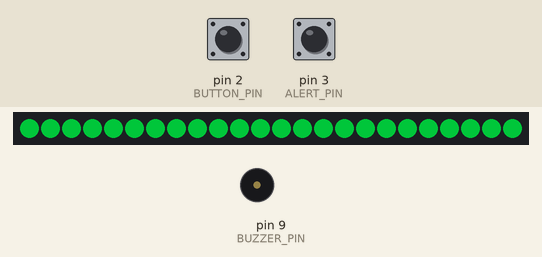
Recording of a sketch running on a simulated Arduino Uno, built with avr-gcc and run on an emulated ATmega328P. Shown: 24 RGB LEDs in strip order, left to right, buzzer (waves = sounding). The inputs (shaded band) are chosen by the test bench; at power-on: pin 3 (ALERT_PIN) HIGH, pin 2 (BUTTON_PIN) HIGH. Dim RGB values are drawn brighter than linear; random numbers use the default seed unless the sketch sets one.

Above: at 2.94 s.
3.2 s: pin 3 (ALERT_PIN) pulled LOW for 3.2 s
At 4.6 s:
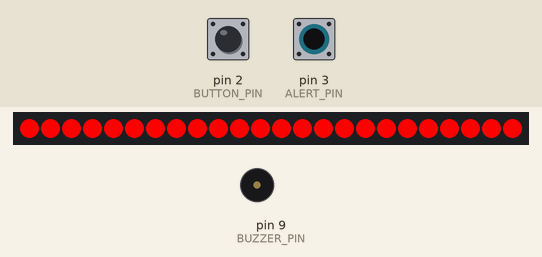
7.0 s: pin 3 (ALERT_PIN) pulled LOW for 3.2 s
At 8.13 s:
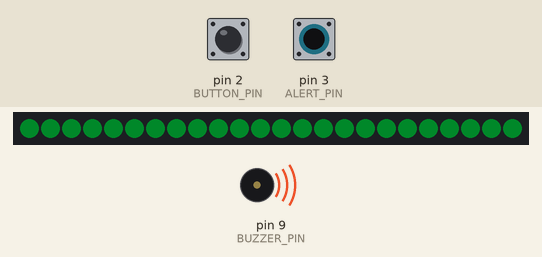
10.8 s: pin 2 (BUTTON_PIN) pulled LOW for 0.15 s
At 12.2 s:
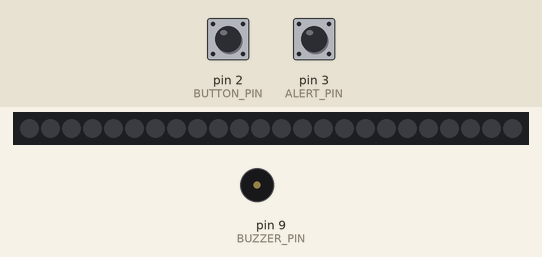
13.9 s: pin 2 (BUTTON_PIN) pulled LOW for 1 s
At 14.4 s:
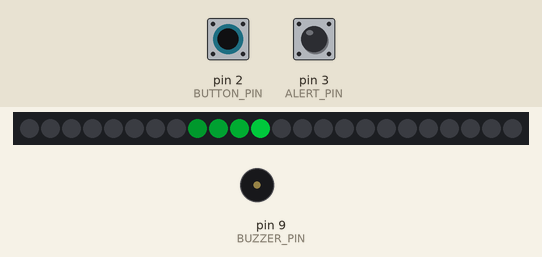
Timing chart, 0 to 16.5 s (numbered marks = the images above; inputs shaded):
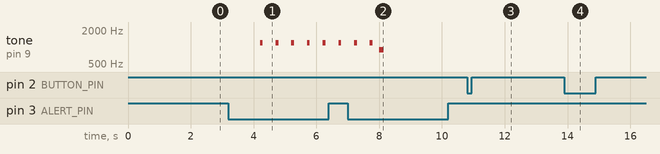

The sketch:

MultiEffects.ino
```cpp
/*
 * Multi-Effekt LED Controller fuer MJOLNIR Armor
 *
 * Unterstuetzte Effekte (per Taster umschaltbar):
 *   0 = Static Glow (konstant)
 *   1 = Breathing (sinusfoermig)
 *   2 = Heartbeat (doppelpuls)
 *   3 = Chase (Lauflicht)
 *   4 = Idle Flicker (subtile Variation)
 *
 * Show + Praxis (Spec: docs/superpowers/specs/2026-10-30-show-praxis-module-design.md):
 *   Shield-Hit:    4x TP223 kapazitive Sensoren unter dem Foam. Beruehrung ->
 *                  2x cyan-weisser Blitz + Zap-Ton. 3 Treffer in 10 s ->
 *                  "Schild leer": rotes Flackern + tiefer Ton.
 *   Handler-Alert: Taster an D3 >= 1 s halten -> alle LEDs rot, 2 Hz, Piep-
 *                  Muster. Nochmal >= 1 s halten -> aus. Autark ohne Pi.
 *
 * Verkabelung:
 *   LED Data     -> Pin 5 (ueber 330 Ohm Widerstand)
 *   Modus-Taster -> Pin 2 (gegen GND, interner Pull-Up)
 *   TP223        -> Pins 4 (Brust), 6 (Ruecken), 7 (Schulter L), 8 (Schulter R)
 *                   Ausgang HIGH bei Beruehrung. Nur aktiv mit TOUCH_ENABLED 1
 *                   (Standard 0): offene Eingaenge floaten und loesen sonst
 *                   zufaellige Treffer aus. Der AVR hat keine internen
 *                   Pulldowns - jeder nicht bestueckte Sensor-Pin braucht
 *                   10 kOhm nach GND, bevor TOUCH_ENABLED auf 1 gesetzt wird.
 *   Alert-Taster -> Pin 3 (gegen GND, interner Pull-Up)
 *   Buzzer       -> Pin 9 (passiver Piezo, Plus-Seite, ueber 100 Ohm)
 *   +5V/GND      -> LED Strip Power (1000 uF Elko!)
 *
 * Anpassen: LED_COUNT, LED_PIN, BUTTON_PIN, Farbe (HUE)
 */

#include <Adafruit_NeoPixel.h>

#define LED_PIN     5
#define LED_COUNT   24
#define BUTTON_PIN  2
#define ALERT_PIN   3
#define BUZZER_PIN  9
#define NUM_MODES   5
#define DEBOUNCE_MS 50    // laenger als Kontaktprellen, kuerzer als der 200-ms-Puls vom Pi
#define BRIGHTNESS  128   // 50% = guter Convention-Wert (0-255)
#define TOUCH_ENABLED 0   // 1 = Shield-Hit-Sensoren auswerten (siehe Verkabelung oben)

// Farbe: Gruen-Cyan (MJOLNIR Tech-Glow)
#define COLOR_R  0
#define COLOR_G  200
#define COLOR_B  60

// TP223-Sensoren: Brust, Ruecken, Schulter links, Schulter rechts
const uint8_t TOUCH_PINS[4] = {4, 6, 7, 8};
const unsigned long HIT_WINDOW_MS = 10000;  // 3 Treffer in 10 s = Schild leer
const unsigned long ALERT_HOLD_MS = 1000;   // 1 s halten schaltet den Alarm

Adafruit_NeoPixel strip(LED_COUNT, LED_PIN, NEO_GRB + NEO_KHZ800);

uint8_t currentMode = 1;  // Start mit Breathing
bool lastButtonState = HIGH;
unsigned long lastDebounce = 0;

uint8_t hitCount = 0;
unsigned long hitWindowStart = 0;

bool alertActive = false;
bool alertBtnPrev = HIGH;
unsigned long alertHoldStart = 0;
bool alertHoldDone = false;
unsigned long alertLastBeep = 0;
bool touchPrev[4] = {LOW, LOW, LOW, LOW};

void setup() {
  pinMode(BUTTON_PIN, INPUT_PULLUP);
  pinMode(ALERT_PIN, INPUT_PULLUP);
  for (uint8_t i = 0; i < 4; i++) {
    pinMode(TOUCH_PINS[i], INPUT);
  }
  pinMode(BUZZER_PIN, OUTPUT);
  strip.begin();
  strip.setBrightness(BRIGHTNESS);
  bootSequence();
}

void loop() {
  checkButton();
  checkAlertButton();
  if (alertActive) {
    alertEffect();
    return;                 // Alarm hat Vorrang, Treffer werden ignoriert
  }
#if TOUCH_ENABLED
  checkTouches();
#endif
  switch (currentMode) {
    case 0: staticGlow(); break;
    case 1: breathing();  break;
    case 2: heartbeat();  break;
    case 3: chase();      break;
    case 4: idleFlicker(); break;
  }
}

// --- Effekte ---

void staticGlow() {
  for (int i = 0; i < LED_COUNT; i++) {
    strip.setPixelColor(i, COLOR_R, COLOR_G, COLOR_B);
  }
  strip.show();
  delay(50);
}

void breathing() {
  float val = (sin(millis() / 1500.0) + 1.0) * 0.5;
  uint8_t br = (uint8_t)(val * 255);
  setAllColor(COLOR_R, COLOR_G, COLOR_B, br);
  delay(10);
}

// Doppelpuls als millis()-Envelope: blockiert nicht, Taster bleibt reaktiv
void heartbeat() {
  uint16_t t = millis() % 1130;
  uint8_t br;
  if      (t <  80) br = map(t,   0,  80,   0, 200);
  else if (t < 200) br = map(t,  80, 200, 200,   0);
  else if (t < 300) br = 0;
  else if (t < 380) br = map(t, 300, 380,   0, 255);
  else if (t < 530) br = map(t, 380, 530, 255,   0);
  else              br = 0;
  setAllColor(COLOR_R, COLOR_G, COLOR_B, br);
  delay(10);
}

void chase() {
  static int pos = 0;
  strip.clear();
  strip.setPixelColor(pos, COLOR_R, COLOR_G, COLOR_B);
  // Nachleuchten (Tail)
  for (int t = 1; t <= 3; t++) {
    int tailPos = (pos - t + LED_COUNT) % LED_COUNT;
    uint8_t fade = 255 / (t + 1);
    strip.setPixelColor(tailPos,
      (uint8_t)(COLOR_R * fade / 255),
      (uint8_t)(COLOR_G * fade / 255),
      (uint8_t)(COLOR_B * fade / 255));
  }
  strip.show();
  pos = (pos + 1) % LED_COUNT;
  delay(40);
}

void idleFlicker() {
  for (int i = 0; i < LED_COUNT; i++) {
    uint8_t flicker = random(230, 256);
    strip.setPixelColor(i,
      (uint8_t)(COLOR_R * flicker / 255),
      (uint8_t)(COLOR_G * flicker / 255),
      (uint8_t)(COLOR_B * flicker / 255));
  }
  strip.show();
  delay(50);
}

// --- Show + Praxis ---

// Flankenerkennung LOW->HIGH: ein langes Beruehren zaehlt nur EINEN Treffer,
// nicht einen pro loop-Durchlauf.
void checkTouches() {
  for (uint8_t i = 0; i < 4; i++) {
    bool reading = digitalRead(TOUCH_PINS[i]);
    if (reading == HIGH && touchPrev[i] == LOW) {   // neue Beruehrung (Flanke)
      unsigned long now = millis();
      if (hitCount == 0 || now - hitWindowStart > HIT_WINDOW_MS) {
        hitCount = 0;
        hitWindowStart = now;
      }
      hitCount++;
      shieldHitEffect(hitCount >= 3);
      touchPrev[i] = reading;
      return;               // ein Treffer pro Durchlauf reicht
    }
    touchPrev[i] = reading;
  }
}

// Wie delay(), fragt aber alle 5 ms Modus- und Alert-Taster ab. So geht ein
// kurzer Tastendruck (z.B. 200 ms Optokoppler-Puls vom Pi) waehrend eines
// laengeren Effekts nicht verloren. Gibt true zurueck, wenn der Alarm aktiv
// ist - der laufende Effekt soll dann sofort enden.
bool waitMs(unsigned long ms) {
  unsigned long start = millis();
  while (millis() - start < ms) {
    checkButton();
    checkAlertButton();
    if (alertActive) return true;
    delay(5);
  }
  return alertActive;
}

// Zap: 2x cyan-weisser Blitz + zwei fallende Toene. Bei depleted stattdessen
// rotes Flackern + tiefer Ton ("Schild leer"). Dauert bis ca. 1,9 s; waitMs()
// haelt Taster und Handler-Alarm waehrenddessen bedienbar.
void shieldHitEffect(bool depleted) {
  if (depleted) {
    hitCount = 0;
    for (uint8_t f = 0; f < 6; f++) {
      setAllColor(255, 0, 0, 255);
      tone(BUZZER_PIN, 300, 100);
      if (waitMs(125)) return;
      setAllColor(0, 0, 0, 0);
      if (waitMs(125)) return;
    }
    tone(BUZZER_PIN, 300, 400);
    waitMs(400);
  } else {
    for (uint8_t b = 0; b < 2; b++) {
      setAllColor(180, 255, 255, 255);
      if (waitMs(120)) return;
      setAllColor(0, 0, 0, 0);
      if (waitMs(80)) return;
    }
    tone(BUZZER_PIN, 1800, 60);
    if (waitMs(60)) return;
    tone(BUZZER_PIN, 900, 60);
    waitMs(60);
  }
}

// 1 s halten schaltet den Alarm um (Schutz vor versehentlichem Ausloesen).
void checkAlertButton() {
  bool reading = digitalRead(ALERT_PIN);
  if (reading == LOW) {
    if (alertBtnPrev == HIGH) {
      alertHoldStart = millis();
      alertHoldDone = false;
    }
    if (!alertHoldDone && millis() - alertHoldStart >= ALERT_HOLD_MS) {
      alertHoldDone = true;
      alertActive = !alertActive;
      strip.setBrightness(alertActive ? 255 : BRIGHTNESS);
      strip.clear();
      strip.show();
      tone(BUZZER_PIN, alertActive ? 1400 : 900, 150);
    }
  }
  alertBtnPrev = reading;
}

// Nicht-blockierend: 2 Hz rotes Blinken + 2 Piep-Toene pro Sekunde.
void alertEffect() {
  bool on = (millis() % 500) < 250;
  strip.setBrightness(on ? 255 : 0);
  setAllColor(255, 0, 0, on ? 255 : 0);
  if (millis() - alertLastBeep >= 500) {
    alertLastBeep = millis();
    tone(BUZZER_PIN, 1200, 90);
  }
}

// --- Boot Sequence ---

void bootSequence() {
  // Sweep von links nach rechts
  for (int i = 0; i < LED_COUNT; i++) {
    strip.setPixelColor(i, COLOR_R, COLOR_G, COLOR_B);
    strip.show();
    if (waitMs(60)) return;   // Handler-Alarm schon waehrend des Bootens moeglich
  }
  // Dreifaches Aufblitzen
  for (int b = 0; b < 3; b++) {
    strip.setBrightness(255);
    strip.show();
    if (waitMs(80)) return;
    strip.setBrightness(BRIGHTNESS);
    strip.show();
    if (waitMs(80)) return;
  }
}

// --- Hilfsfunktionen ---

void setAllColor(uint8_t r, uint8_t g, uint8_t b, uint8_t br) {
  for (int i = 0; i < LED_COUNT; i++) {
    // uint16_t: 255 * 255 passt nicht in den 16-bit-int des AVR
    strip.setPixelColor(i,
      (uint8_t)((uint16_t)r * br / 255),
      (uint8_t)((uint16_t)g * br / 255),
      (uint8_t)((uint16_t)b * br / 255));
  }
  strip.show();
}

void setAll(uint8_t br) {
  setAllColor(COLOR_R, COLOR_G, COLOR_B, br);
}

// Entprellt beide Flanken: ein Zustandswechsel gilt erst, wenn der letzte
// uebernommene Wechsel DEBOUNCE_MS zurueckliegt. So zaehlt auch Prellen beim
// Loslassen nach langem Halten nicht als zweiter Druck. lastButtonState ist der
// entprellte Zustand, nicht der zuletzt gelesene Pegel.
void checkButton() {
  bool reading = digitalRead(BUTTON_PIN);
  unsigned long now = millis();
  if (reading != lastButtonState && now - lastDebounce > DEBOUNCE_MS) {
    lastDebounce = now;
    lastButtonState = reading;
    if (reading == LOW) {
      currentMode = (currentMode + 1) % NUM_MODES;
      strip.clear();
      strip.show();
    }
  }
}
```

Measured:
- after the input at 3.2 s, tone on pin 9 (BUZZER_PIN): alternates 1200 Hz for 0.09 s and silent for 0.41 s, starting after 1.0 s
- what the display in image 3 shows lasts 0.9 s, from 11.5 s to 12.4 s
